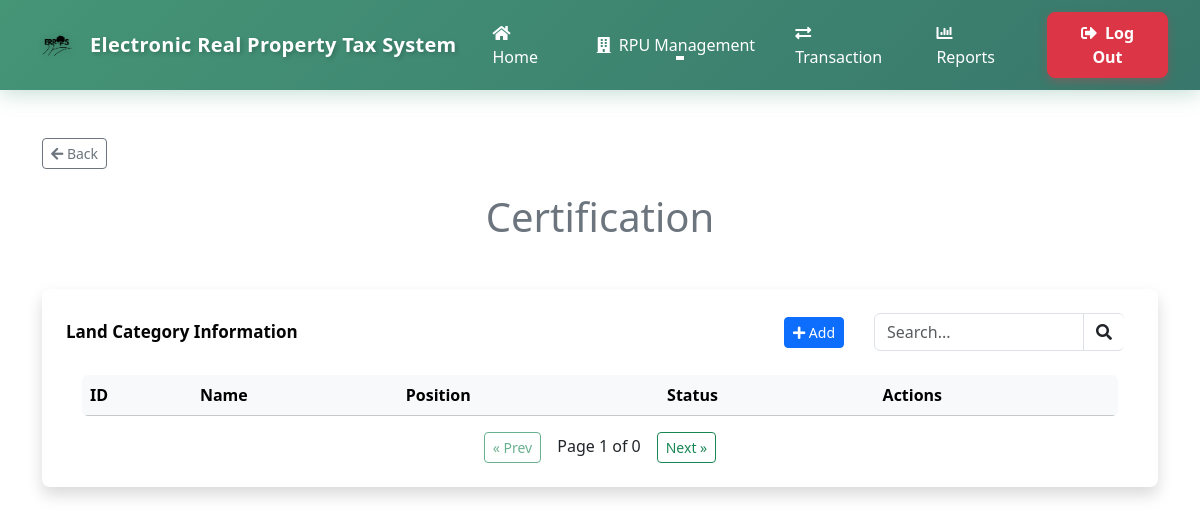
/Certification.php, run on an earlier commit of the app's database.
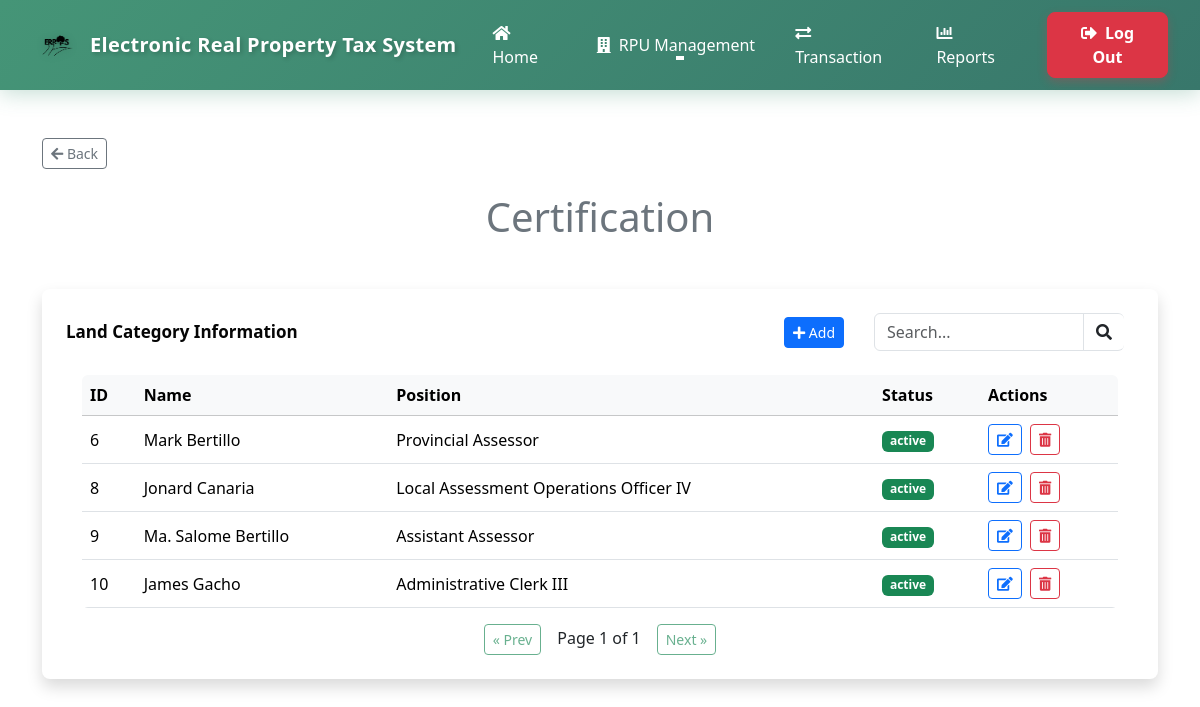
And on a later commit of the database.
### tables this page shows
CREATE TABLE `admin_certification` (
  `id` int(11) NOT NULL,
  `name` varchar(150) NOT NULL,
  `description` text DEFAULT NULL,
  `position` varchar(150) DEFAULT NULL,
  `status` enum('active','inactive') DEFAULT 'active',
  `role` enum('none','provincial_assessor','verifier') NOT NULL DEFAULT 'none',
  `created_at` datetime DEFAULT current_timestamp(),
  `updated_at` datetime DEFAULT current_timestamp() ON UPDATE current_timestamp()
);

### Certification.php (the view, shortened to what this page needs)
<?php
$conn = Database::getInstance();
$result = $conn->query("SELECT * FROM admin_certification ORDER BY id ASC");
$certifications = $result->fetch_all(MYSQLI_ASSOC);
?>
<!doctype html>
<html lang="en">
<head>
  <link rel="stylesheet" href="https://cdnjs.cloudflare.com/ajax/libs/font-awesome/5.15.4/css/all.min.css">
  <link rel="stylesheet" href="https://cdn.jsdelivr.net/npm/bootstrap@5.3.2/dist/css/bootstrap.min.css">
  <link rel="stylesheet" href="main_layout.css">
  <link rel="stylesheet" href="header.css">
  <link rel="stylesheet" href="certi.css">
</head>
<body>
  <?php include 'header.php'; ?>
  <main class="container my-5">
    <div class="mb-4 d-flex justify-content-start">
      <a href="Admin-Page-2.php" class="btn btn-outline-secondary btn-sm">
        <i class="fas fa-arrow-left"></i> Back
      </a>
    </div>
    <div class="text-center mb-5">
      <h2 class="text-secondary font-weight-bold" style="font-size: 2.5rem;">Certification</h2>
    </div>
    <div class="card border-0 shadow p-4 rounded-3 mb-4">
      <div class="d-flex justify-content-between align-items-center mb-4">
        <h5 class="section-title mb-0">Land Category Information</h5>
        <div class="d-flex align-items-center custom-spacing">
          <button class="btn btn-sm btn-primary" data-bs-toggle="modal" data-bs-target="#addModal">
            <i class="fas fa-plus"></i> Add
          </button>
          <div class="input-group" style="width: 250px;">
            <input type="text" class="form-control" id="tableSearch" placeholder="Search...">
            <span class="input-group-text bg-transparent border-end-0">
              <i class="fas fa-search"></i>
            </span>
          </div>
        </div>
      </div>
      <div class="px-3">
        <div class="table-responsive rounded">
          <table class="table table-hover align-middle mb-0" id="classificationTable">
            <thead class="table-light">
              <tr>
                <th>ID</th>
                <th>Name</th>
                <th>Position</th>
                <th>Status</th>
                <th>Actions</th>
              </tr>
            </thead>
            <tbody>
              <?php foreach ($certifications as $row): ?>
                <tr>
                  <td><?= htmlspecialchars($row['id']); ?></td>
                  <td><?= htmlspecialchars($row['name']); ?></td>
                  <td><?= htmlspecialchars($row['position']); ?></td>
                  <td><span
                      class="badge bg-<?= strtolower($row['status']) === 'active' ? 'success' : 'secondary'; ?>"><?= htmlspecialchars($row['status']); ?></span>
                  </td>
                  <td>
                    <button class="btn btn-sm btn-outline-primary me-1 edit-btn" data-id="<?= $row['id']; ?>"
                      data-name="<?= htmlspecialchars($row['name']); ?>"
                      data-position="<?= htmlspecialchars($row['position']); ?>"
                      data-status="<?= htmlspecialchars($row['status']); ?>" data-bs-toggle="modal"
                      data-bs-target="#editModal">
                      <i class="fas fa-edit"></i>
                    </button>
                    <button class="btn btn-sm btn-outline-danger delete-btn" data-id="<?= $row['id']; ?>">
                      <i class="fas fa-trash-alt"></i>
                    </button>
                  </td>
                </tr>
              <?php endforeach; ?>
            </tbody>
          </table>
        </div>
  <div id="classificationPagination" class="mt-3 text-center"></div>
      </div>
    </div>
  </main>
</body>
</html>

What changed in the data, as far as the page shows it:
added admin_certification: id "6", name "Mark Bertillo", position "Provincial Assessor", status "active"
added admin_certification: id "8", name "Jonard Canaria", position "Local Assessment Operations Officer IV", status "active"
added admin_certification: id "9", name "Ma. Salome Bertillo", position "Assistant Assessor", status "active"
added admin_certification: id "10", name "James Gacho", position "Administrative Clerk III", status "active"
Also different on the page:
text written by a page script: "« Prev Page 1 of 0 Next »" → "« Prev Page 1 of 1 Next »"
